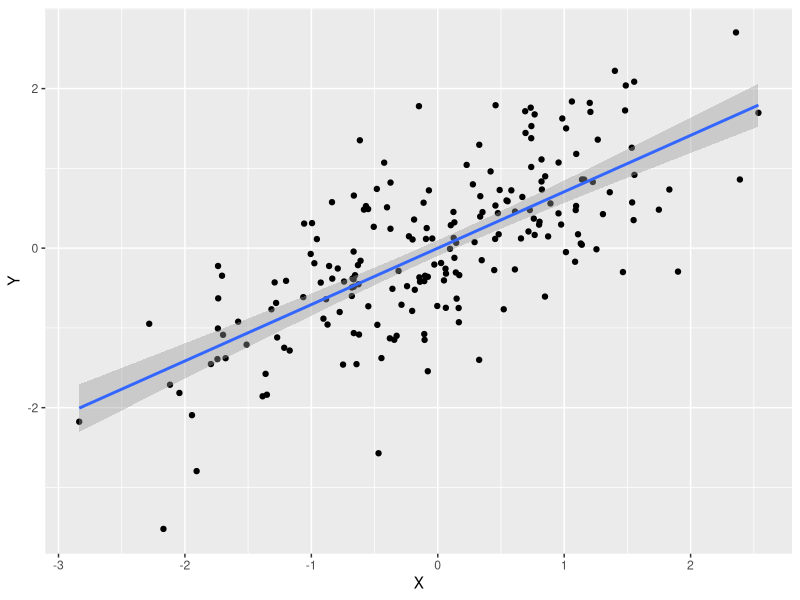
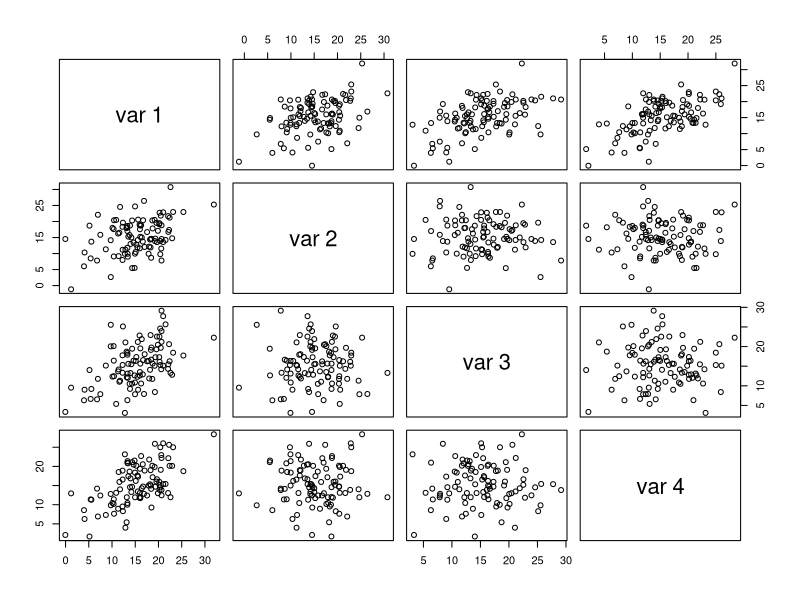
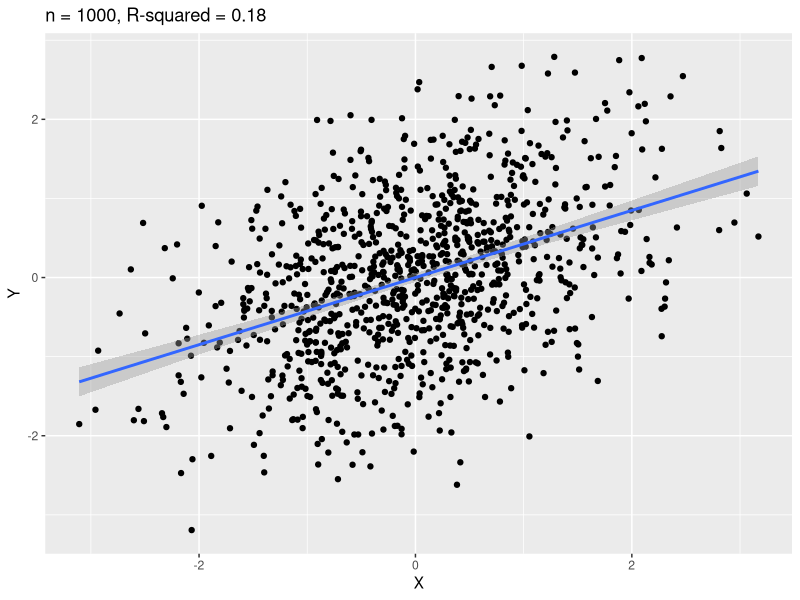

Write the R code that produced these figures, in order.
## ---- chunk 1
knitr::opts_chunk$set(echo = TRUE)
## ---- chunk 2
library('MASS')
# tidyverse
library(tidyverse)
library(glue)
## ---- chunk 3
samples = 200
#r = 0.95
r = sqrt(0.5)
r

data = mvrnorm(n=samples, mu=c(0, 0), Sigma=matrix(c(1, r, r, 1), nrow=2), empirical=TRUE)
X = data[, 1]  # standard normal (mu=0, sd=1)
Y = data[, 2]  # standard normal (mu=0, sd=1)

cor(X, Y)  # yay!
cor(X*0.01 + 42, Y*3 - 1)  # Linear transformations of X and Y won't change r.
## ---- chunk 4

df_data <- as_tibble(cbind(X, Y))

summary(lm(Y ~ X, df_data))

ggplot(df_data, aes(x = X, y = Y)) +
  geom_point() +
  geom_smooth(method = "lm")
## ---- chunk 5
# create the initial x variable
x1 <- rnorm(100, 15, 5)

# x2, x3, and x4 in a matrix, these will be modified to meet thecriteria
x234 <- scale(matrix( rnorm(300), ncol=3 ))

# put all into 1 matrix for simplicity
x1234 <- cbind(scale(x1),x234)

# find the current correlation matrix
c1 <- var(x1234)

# cholesky decomposition to get independence
chol1 <- solve(chol(c1))

newx <-  x1234 %*% chol1 

# check that we have independence and x1 unchanged
zapsmall(cor(newx))
all.equal( x1234[,1], newx[,1] )

# create new correlation structure (zeros can be replaced with other rvals)
newc <- matrix( 
c(1  , 0.4, 0.5, 0.6, 
  0.4, 1  , 0  , 0  ,
  0.5, 0  , 1  , 0  ,
  0.6, 0  , 0  , 1  ), ncol=4 )

# check that it is positive definite
eigen(newc)

chol2 <- chol(newc)

finalx <- newx %*% chol2 * sd(x1) + mean(x1)

# verify success
mean(x1)
colMeans(finalx)

sd(x1)
apply(finalx, 2, sd)

zapsmall(cor(finalx))
pairs(finalx)

all.equal(x1, finalx[,1])


## ---- chunk 6
# function

samples <- 10
r_square <- 0.9

correlated <- function(samples, r_square){
  r = sqrt(r_square)
  data <- mvrnorm(n=samples, 
                 mu=c(0, 0), 
                 Sigma=matrix(c(1, r, r, 1), nrow=2), 
                 empirical=TRUE)
  data <- as_tibble(data) %>% 
    rename(X = V1,
           Y = V2)
  
}


## ---- chunk 7

sample <- 1000
r_squared <- 0.18

df_data <- correlated(sample, r_squared)

summary(lm(Y ~ X, df_data))

ggplot(df_data, aes(x = X, y = Y)) +
  geom_point() +
  geom_smooth(method = "lm") +
  labs(title = glue('n = {sample}, R-squared = {r_squared}'))

